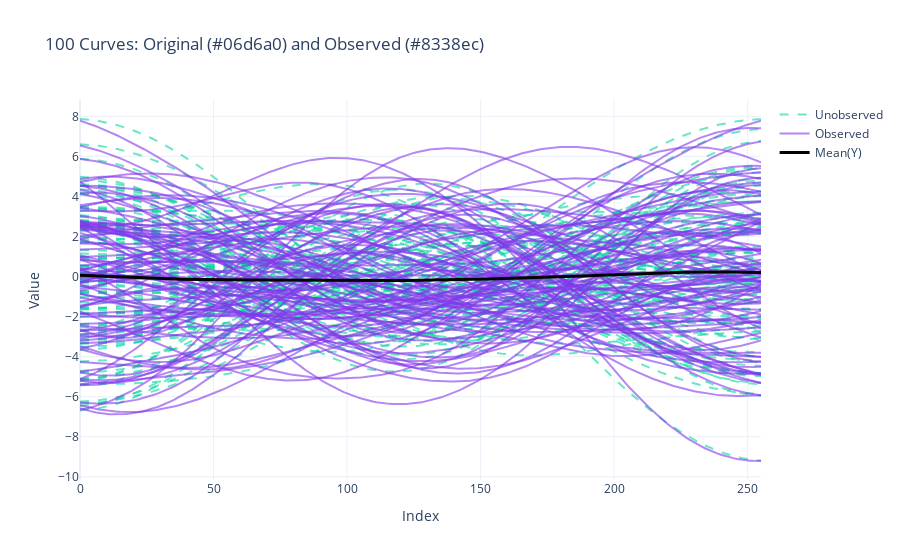

The cell this chart's notebook holds for it:
### Code cell
T, n = X.shape
x_support = np.arange(T)  

fig = go.Figure()

color_original = "#06d6a0"
color_observed = "#8338ec"

# Unobserved curves (X)
for j in range(n):
    fig.add_trace(
        go.Scatter(
            x=x_support,
            y=X[:, j],
            mode="lines",
            line=dict(color=color_original, dash="dash"),
            opacity=0.6,
            showlegend=(j == 0),
            name="Unobserved"
        )
    )

# Observed curves (Y)
for j in range(n):
    fig.add_trace(
        go.Scatter(
            x=x_support,
            y=Y[:, j],
            mode="lines",
            line=dict(color=color_observed),
            opacity=0.6,
            showlegend=(j == 0),
            name="Observed"
        )
    )

# Mean curve
fig.add_trace(
    go.Scatter(
        x=x_support,
        y=np.mean(Y, axis=1),
        mode="lines",
        line=dict(color="black", width=3),
        name="Mean(Y)"
    )
)

fig.update_layout(
    title=f"{n} Curves: Original ({color_original}) and Observed ({color_observed})",
    xaxis_title="Index",
    yaxis_title="Value",
    template="plotly_white"
)

fig.show()
